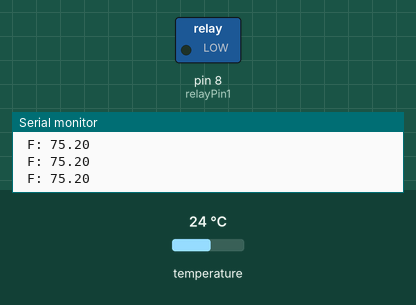
The sketch below on a simulated Arduino Uno, built with avr-gcc and run on an emulated ATmega328P. On the bench: switched loads named in the sketch (green lamp = pin HIGH), the last lines printed to the serial monitor. The test bench sets the inputs (shaded band); at power-on: temperature 24 °C.

Above: at 2.2 s.
2.3 s: temperature set to 26.1 °C
4.0 s: temperature set to 27.2 °C
At 5.4 s:
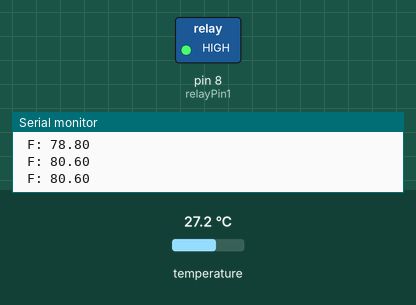
5.7 s: temperature set to 24.5 °C
7.5 s: temperature set to 23.2 °C
At 8.6 s:
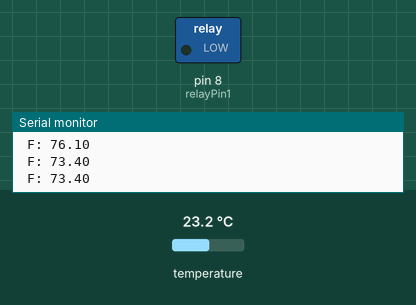
9.2 s: temperature set to 28 °C
At 10.4 s:
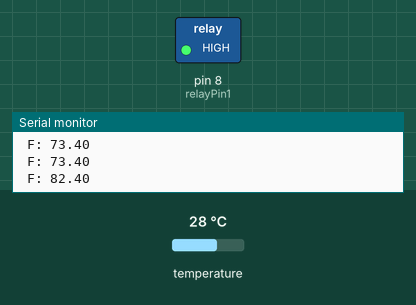
Timing chart, 0 to 12.2 s (numbered marks = the images above; inputs shaded):
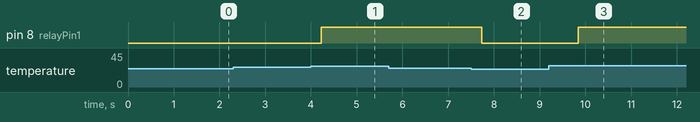

Measured:
- the behaviour switches between 26.7 and 26.8 °C on temperature (found by bisection; images 0 and 1)
- the behaviour switches between 24 and 23.9 °C on temperature (found by bisection; images 1 and 2)
- after the input at 4.0 s, pin 8 (relayPin1): LOW → HIGH after 0.23 s
- after the input at 7.5 s, pin 8 (relayPin1): HIGH → LOW after 0.24 s
- after the input at 9.2 s, pin 8 (relayPin1): LOW → HIGH after 0.65 s

The sketch:

One_Thermometer.ino
```cpp
#include <OneWire.h>
#include <DallasTemperature.h>
#define ONE_WIRE_BUS 3

OneWire oneWire(ONE_WIRE_BUS);
DallasTemperature sensors(&oneWire);

// found program to get this device address
DeviceAddress insideThermometer = { 0x28, 0x6E, 0x32, 0x2B, 0x06, 0x00, 0x00, 0xFC };
const int relayPin1 = 8;
 float tempF;
 boolean Cold = true;

void setup(void)
{
  pinMode(relayPin1, OUTPUT);
  Serial.begin(9600);
  sensors.begin();
  sensors.setResolution(insideThermometer, 10);
}

void printTemperature(DeviceAddress deviceAddress)
{
  float tempC = sensors.getTempC(deviceAddress);
  if (tempC == -127.00) {
    Serial.print("Error getting temperature");
  } else {
    Serial.print(" F: ");
    tempF = DallasTemperature::toFahrenheit(tempC);
    Serial.print(tempF);
  }
}

void loop(void)
{
  delay(500);
  sensors.requestTemperatures();
  printTemperature(insideThermometer);
  Serial.print("\n\r");
  checkTemp();
}

void checkTemp(void)
{
  if (!Cold && tempF < 75) { Cold = true; digitalWrite(relayPin1, LOW); }
  if (Cold && tempF > 80) {Cold =false; digitalWrite(relayPin1, HIGH);}
}
```
